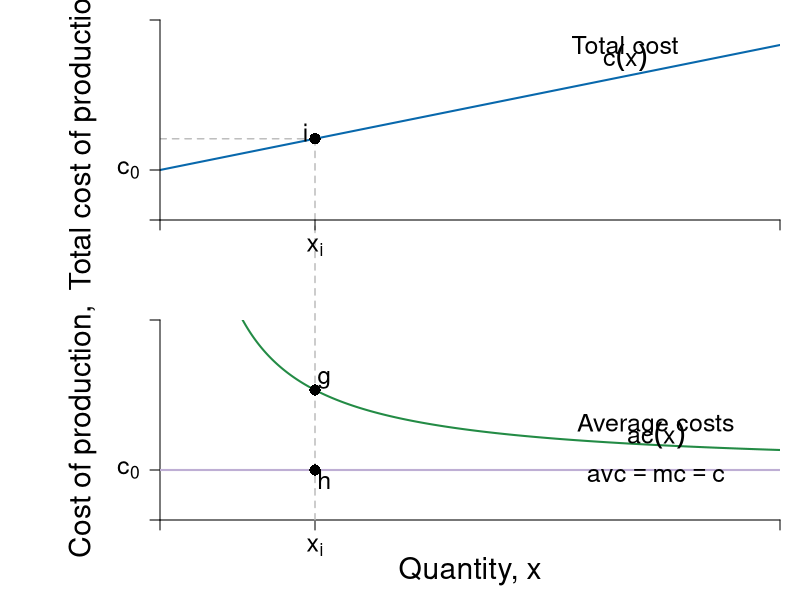

The R source for this figure:
#Graph Designer: Scott Cohn
#Authors: Bowles and Halliday
#Title: Microeconomics: Competition, Conflict and Coordination

require(shape)
pdf(file = "firmmarketsupply/tc_ac_mc_stacked_linear.pdf", width = 9, height = 12)

#Set parameters for graphics
axislabelsize <- 1.8
labelsize <- 1.5
namesize <- 1.8
annotatesize <- 1.5
graphlinewidth <- 2
segmentlinewidth <- 1.5

COL <- c("#7fc97f", "#beaed4", "#fdc086", "#ffff99", "#386cb0", "#f0027f", "#bf5b17", "#666666")
COLA <- c("#99d8c9","#66c2a4","#41ae76", "#238b45", "#005824")
COLB <- c("#4eb3d3", "#2b8cbe", "#0868ac","#084081")

#Edited the margins to cater for the larger LHS labels
par(mar =  c(4, 8, 1, 1), mfrow = c(2, 1))


totalcost <- function(x, c0 = 10, c1 = 2){
  c0 + c1*x
}

avgcost <- function(x, c0 = 10, c1 = 2){
  totalcost/x
}

avgvarcost <- function(x,  c1 = 2){
  c1
}

marginalcost <- function(x, c1 = 2){
  c1
}

mcline <- function(x, constant = 0.3181472, slope = 0.125){
  constant + slope*x
}



# total cost --------------------------------------------------------------


xlims <- c(0, 10)
ylims <- c(0, 8)

npts <- 501 
x <- seq(xlims[1], xlims[2], length.out = npts)
y <- seq(ylims[1], ylims[2], length.out = npts) 
a <- c(13, 16.75, 19.25)

plot(0, 0, xlim = xlims, ylim = ylims, type = "n",
     xlab = expression(paste("")),
     ylab = expression(paste("")), 
     xaxt = "n", 
     yaxt = "n", 
     cex.lab = axislabelsize, 
     bty = "n",
     xaxs = "i", 
     yaxs = "i")

# Choose x_i

i <- c(2, 2.5, 3, 3.5, 4)
xi <- i[2]

ticksy <- c(0, 2, totalcost(x = xi, c0 = 10, c1 = 2), ylims[2])
ylabels <- c(NA, expression(paste(c[0])), expression(paste(c[i])), NA)
ticksx <- c(0, xi, xlims[2])
xlabels <- c(NA, expression(paste(x[i])), NA)

npts <- 500 
xx1 <- seq(xlims[1], xlims[2], length.out = npts)
xx3 <- seq(xi - 1.5, xi + 1.5, length.out = npts)
xx4 <- seq(4.82456, 7.82456, length.out = npts)

# Total Cost curve
lines(xx1, totalcost(xx1, c0 = 2, c1 = 0.5), col = COLB[3], lwd = graphlinewidth)

# Label the axes
text(-1.25, 0.5*ylims[2], expression(paste("Total cost of production, ", c)), xpd = TRUE, cex = axislabelsize, srt = 90) 

# Segments
segments(xi, -50, xi, totalcost(xi, c0 = 2, c1 = 0.5), lty = 2, col = "grey", lwd = segmentlinewidth, xpd = TRUE)
segments(0, totalcost(xi, c0 = 2, c1 = 0.5), xi, totalcost(xi, c0 = 2, c1 = 0.5), lty = 2, col = "grey", lwd = segmentlinewidth)

# Add point and label
points(xi, totalcost(x = xi, c0 = 2, c1 = 0.5), pch = 16, col = "black", cex = 1.5)
text(xi - 0.15, totalcost(x = xi, c0 = 2, c1 = 0.5) + 0.25, expression("i"), cex = annotatesize)

#Label the cost curve
text(7.5, 7.0, expression("Total cost"), cex = annotatesize)
text(7.5, 6.5, expression(c(x)), cex = annotatesize)

# Axis Labels
axis(1, at = ticksx, pos = 0, labels = xlabels, cex.axis = labelsize)
axis(2, at = ticksy, pos = 0, labels = ylabels, las = 1, cex.axis = labelsize)

# ac & mc -----------------------------------------------------------------

avgcost <- function(x,  c0 = 2, c1 = 0.05){
  (c0 + c1*x)/x
}

marginalcost <- function(x, c1 = 0.05){
  0*x + c1 
}

xlims <- c(0, 10)
ylims <- c(0, 2)

npts <- 501 
x <- seq(xlims[1], xlims[2], length.out = npts)
y <- seq(ylims[1], ylims[2], length.out = npts) 
a <- c(13, 16.75, 19.25)

plot(0, 0, xlim = xlims, ylim = ylims, type = "n",
     xlab = expression(paste("")),
     ylab = expression(paste("")), 
     xaxt = "n", 
     yaxt = "n", 
     cex.lab = axislabelsize, 
     bty = "n",
     xaxs = "i", 
     yaxs = "i")


ticksy <- c(0, 0.5, ylims[2])
ylabels <- c(NA, expression(paste(c[0])), NA)
ticksx <- c(0, xi, xlims[2])
xlabels <- c(NA, expression(paste(x[i])), NA)

axis(1, at = ticksx, pos = 0, labels = xlabels, cex.axis = labelsize)
axis(2, at = ticksy, pos = 0, labels = ylabels, las = 1, cex.axis = labelsize)

npts <- 500 
xx1 <- seq(xlims[1], xlims[2], length.out = npts)
xx3 <- seq(4, 8, length.out = npts)
xx4 <- seq(xlims[1], 6.32456, length.out = npts)
xx5 <- seq(6.32456, xlims[2], length.out = npts)

text(-1.25, 0.5*ylims[2], expression(paste("Cost of production, ", c)), xpd = TRUE, cex = axislabelsize, srt = 90) 
mtext(expression(paste("Quantity, ", x)), side = 1, line = 2.5, cex = axislabelsize)

# segments
segments(xi, 0, xi, ylims[2] + 1, lty = 2, col = "grey", lwd = segmentlinewidth, xpd = TRUE)

# AC
lines(x, avgcost(x, c0 = 2, c1 = 0.5), col = COLA[4], lwd = graphlinewidth)

# AVC = MC
lines(x, marginalcost(x, c1 = 0.5), col = COL[2], lwd = graphlinewidth)

# Add point and label
points(xi, marginalcost(xi, c1 = 0.5), pch = 16, col = "black", cex = 1.5)
text(xi + 0.15, marginalcost(xi, c1 = 0.5) - 0.1, expression("h"), cex = annotatesize)

points(xi, avgcost(xi, c0 = 2, c1 = 0.5), pch = 16, col = "black", cex = 1.5)
text(xi + 0.15, avgcost(xi, c0 = 2, c1 = 0.5) + 0.1, expression("g"), cex = annotatesize)

# Label curves
text(0.8*xlims[2], 0.95, expression("Average costs"), cex = annotatesize)
text(0.8*xlims[2], 0.85, expression(ac(x)), cex = annotatesize)
text(0.8*xlims[2], 0.45, expression(paste(avc == mc, phantom() == c)), cex = annotatesize)

dev.off()
